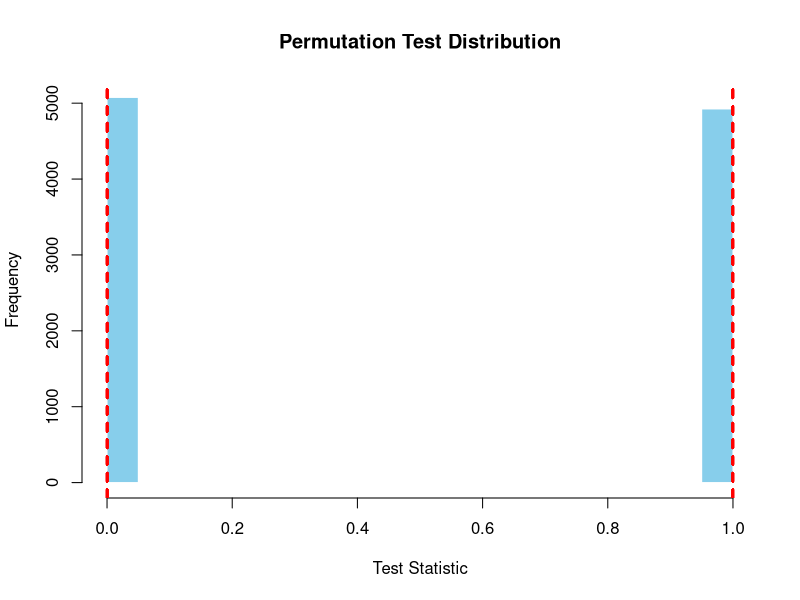

The R script that drew this image:
## ---- chunk 1
knitr::opts_chunk$set(echo=T,eval=T,message=F,warning=F,fig.align='center')
library(tidyverse)
## ---- chunk 2
flips1 = "HTHTHTHTHTHTHTHTHTHTHTHTHTHTHTHTHTHTHTHTHTHTHTHTHTHTHTHTHTHTHTHTHTHTHTHTHTHTHTHTHTHTHTHTHTHTHTHTHTHTHTHTHTHTHTHTHTHTHTHTHTHTHTHTHTHTHTHTHTHTHTHTHTHTHTHTHTHTHTHTHTHTHTHTHTHTHTHTHTHTHTHTHTHTHTHTHTHTHTHT"

flips2 = "HHHTHTTTHHTHHTHHHTTTTHTHTHHTTHTHHHTHHTHTTTHTHHHTHTTTHTHTHHTHTHTTHTHHTHTHTTTHTHHHTHTHTTHTHTHHTHTHTHHHTHTTTHTHHTHTHTHHTTTHTHHTHHTTTTHTHTHHHTHTTHTHHTHTHTTHTHHTHTHHHTHHHTHTTTHTTHTTTHTHHHTHTHTTHTHHTHHTHTTT"

flips3 = "HHTHTHTTTHTHHHTHHTTTHTHHTHTTTHTHTHHTHTHTTHTHHHHHHTTTHTHTHHTHTTTHTHHTHTHTTTHTHHHTTHTTTHTHTHHHHTHTTHHTTTTTHTHHHTHTHTTTTTHHHTHHTHHTHHHTTTTHTHTHHHTHHTTTTTHTHHHTHTHTHTTTHTHHHTHTHTHTTHTHHTHTHTHTTTTHTHHHTHTH"

flips4 = "HTHHHHHHHTHTTHHTTHHHTHTHTTTHHTHHHTHHTTHTTTTTTTTTHTHHTTTTTHTHTHTHHTTHTTHTTTTTHHHTHTTTHTHTHHHTHTTTTHTHTHHTTHTHTTHHTHTHHHHTHTTHHTTHTTHTTHTHHHHHHTTTTTTHHHTTHTHHHHTTTHTTHHHTTHTHHTTTHHTHHTTTHTHHTHHHTHHTTHHH"

flips5 = "HHHHHHHHHHTTTTTTTTTTHHHHHHHHHHTTTTTTTTTTHHHHHHHHHHTTTTTTTTTTHHHHHHHHHHTTTTTTTTTTHHHHHHHHHHTTTTTTTTTTHHHHHHHHHHTTTTTTTTTTHHHHHHHHHHTTTTTTTTTTHHHHHHHHHHTTTTTTTTTTHHHHHHHHHHTTTTTTTTTTHHHHHHHHHHTTTTTTTTTT"

flips6 = "TTHTTTHTTTTTTTHTHTHTHTTHTTHTHHTHHTTTHHTHTTTHTHHTHHHTHTTHHTHHTTHTHTTTTHTHTTTHHTTTTTTTTHTHHTTHTTTTTTHTHTHTHTTTHTTHHTTHTTTHHTTTHTTHTTTTHTTTTHHTTTHTHTHHHTTTTTTHTHHTTTTTTTTTTTTHHHTTTHHHTTTHTTTHTHTTHTTTTTHT"

# Runs test function
runs_test <- function(sequence) {
  # Convert to binary: H -> 1, T -> 0
  sequence_bin <- as.numeric(unlist(strsplit(sequence, "")) == "H")
  
  # Perform the runs test
  library(tseries)
  result <- runs.test(factor(sequence_bin))
  
  return(result$p.value)
}

#proba
 sequence_bin1 <- as.numeric(unlist(strsplit(flips1, "")) == "H")
 #sequence_bin1
 sequence_bin2 <- as.numeric(unlist(strsplit(flips2, "")) == "H")
 #sequence_bin2
 sequence_bin3 <- as.numeric(unlist(strsplit(flips3, "")) == "H")
 #sequence_bin3
 sequence_bin4 <- as.numeric(unlist(strsplit(flips4, "")) == "H")
 #sequence_bin4
 sequence_bin5 <- as.numeric(unlist(strsplit(flips5, "")) == "H")
 #sequence_bin5
 sequence_bin6 <- as.numeric(unlist(strsplit(flips6, "")) == "H")
 #sequence_bin6
 
# Apply runs test to each sequence
p_values <- sapply(list(flips1, flips2, flips3, flips4, flips5, flips6), runs_test)

# Display p-values
p_values

#Generate 200 coin flips
# Set the number of flips
n_flips <- 200
# Generate a sequence of 200 coin flips with probability of heads (H) = 0.5
# coin_flips <- sample(c("H", "T"), size = n_flips, replace = TRUE, prob = c(0.5, 0.5))
 coin_flips <- sample(c(1, 0), size = n_flips, replace = TRUE, prob = c(0.5, 0.5))
# Outp ut the sequence
#print(coin_flips)

# you can use the function below to split the above sequences in vectors of flips
# split = function(flips1) strsplit(str, split="")[[1]]
# split(flips1)


#Permutation test
# Example binary sequences
bin<-sequence_bin1
# Function to calculate test statistic (difference in means between two sequences)
test_statistic <- function(coin_flips, bin) {
# mean(coin_flips) - mean(sequence)
abs(coin_flips - bin)
}
# Observed test statistic (for original sequences)
obs_stat <- test_statistic(coin_flips, bin)
#obs_stat
# Permutation test function
permutation_test <- function(coin_flips, bin, n_permutations = 1000) {
  combined <- c(coin_flips, bin)  # Combine both sequences into one dataset
  n1 <- length(coin_flips)  # Length of the first sequence
  perm_stats <- numeric(n_permutations)  # Vector to store the permutation statistics
  
  for (i in 1:n_permutations) {
    permuted <- sample(combined)  # Shuffle the combined sequence
    perm_seq1 <- permuted[1:n1]  # First n1 elements go to permuted seq1
    perm_seq2 <- permuted[(n1+1):length(permuted)]  # Remaining elements go to permuted seq2
    perm_stats[i] <- test_statistic(perm_seq1, perm_seq2)  # Calculate test statistic for permuted sequences
  }
# Calculate p-value: proportion of permuted test statistics that are as extreme as or more extreme than the observed stat
  p_value <- mean(abs(perm_stats) >= abs(obs_stat))
  
  list(p_value = p_value, perm_stats = perm_stats, obs_stat = obs_stat)
}

# Run the permutation test
result <- permutation_test(coin_flips,bin, n_permutations = 10000)

# Output the p-value
#cat("Observed Test Statistic:", result$obs_stat, "\n")
cat("Permutation Test P-value:", result$p_value, "\n")

# Optional: Visualize the distribution of permutation test statistics
hist(result$perm_stats, main = "Permutation Test Distribution", xlab = "Test Statistic", 
     breaks = 30, col = "skyblue", border = "white")
abline(v = result$obs_stat, col = "red", lwd = 2, lty = 2)




## ---- chunk 3
coin_flips <- sample(c(1, 0), size = n_flips, replace = TRUE, prob = c(0.5, 0.5))
# Outp ut the sequence
print(coin_flips)
## ---- chunk 4
X <- read.csv("uniform_sample.csv")$x
## ---- chunk 5
blurtle <- read.csv("blurtle.csv")
